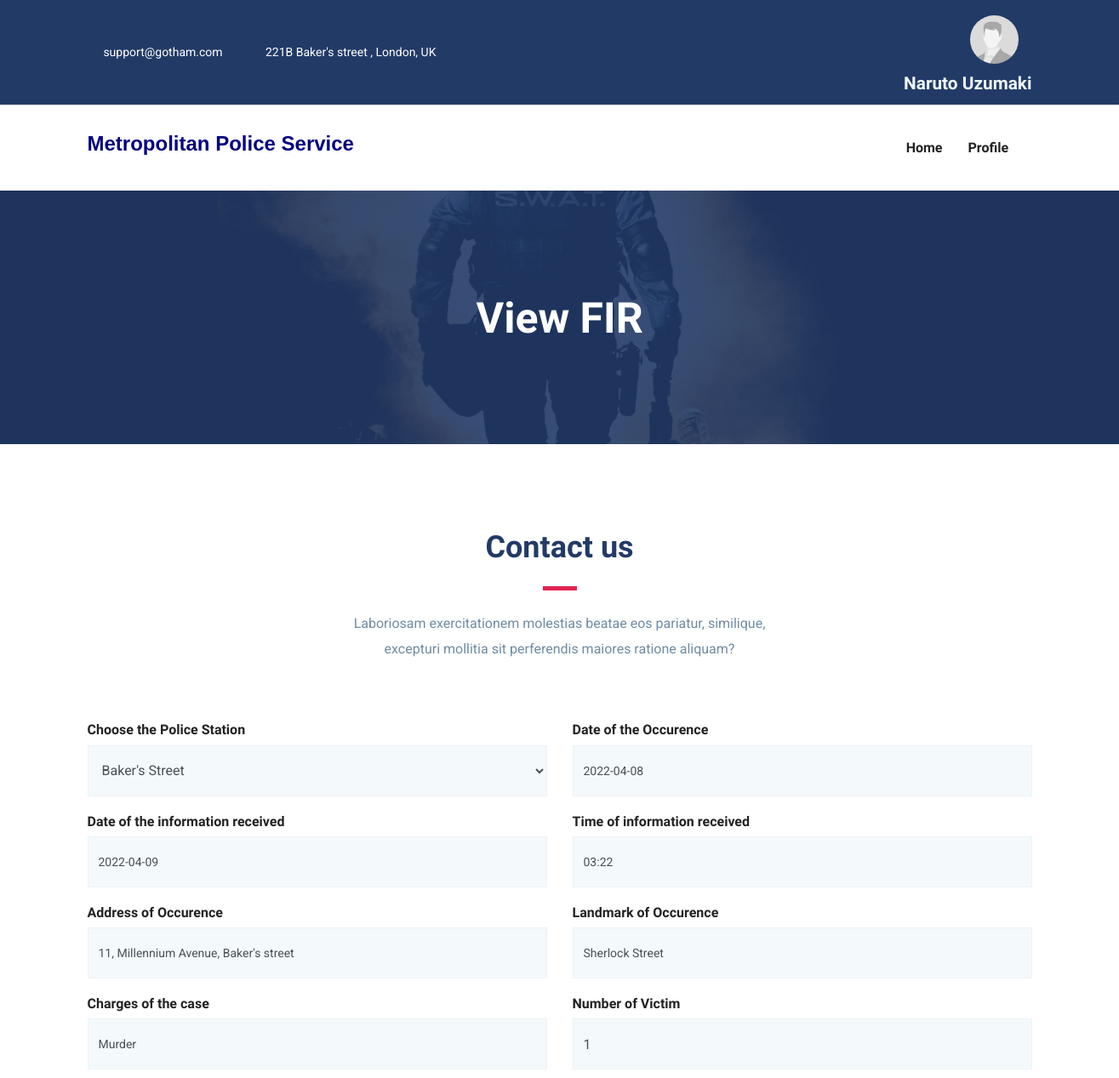
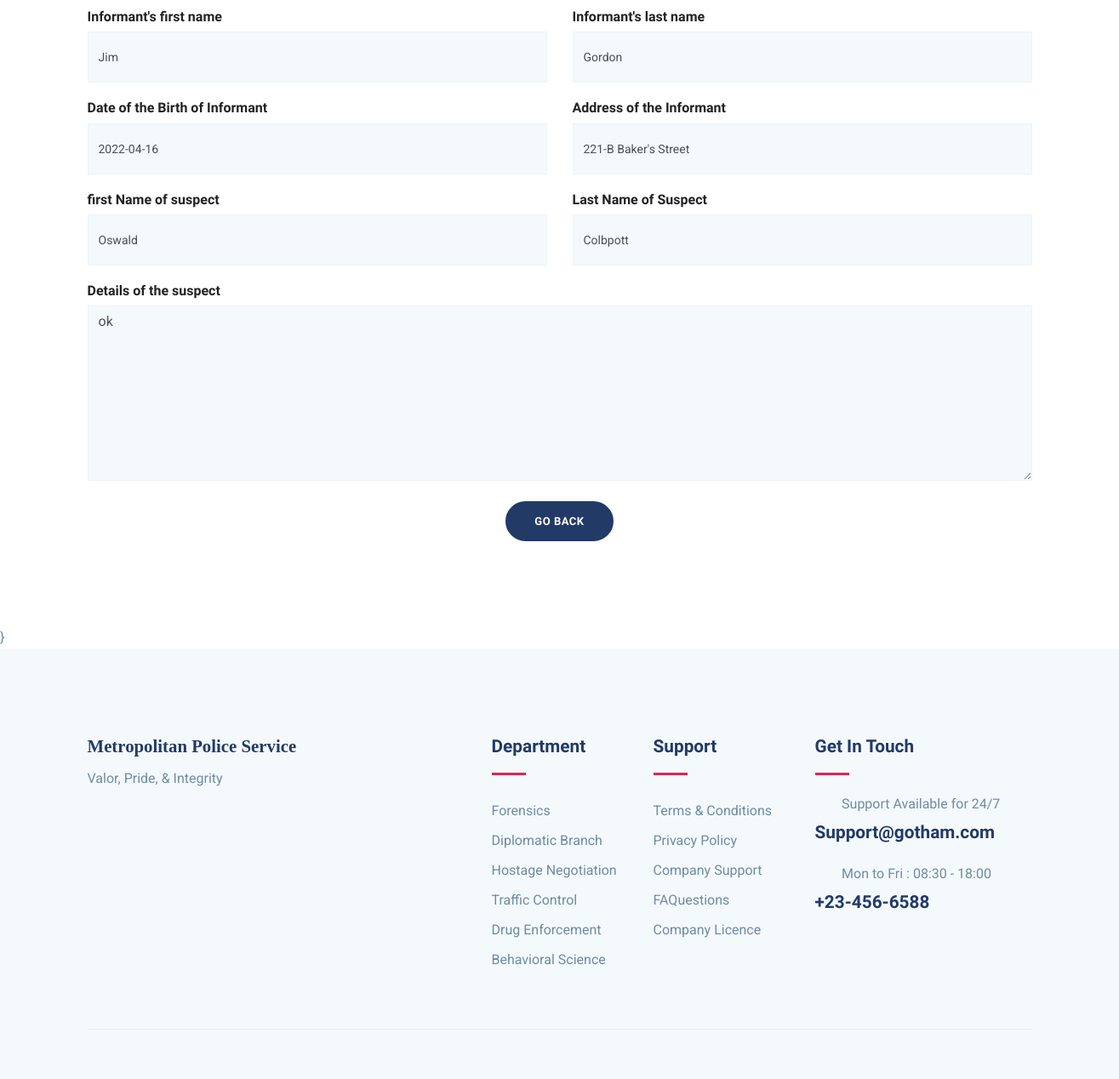
The app's page /Com/com-view-FIR/1 (signed in) with its own data (2 pictures, top to bottom).
### Commissioner/models.py (models this page shows, shortened)
class Com(models.Model):
    fname = models.CharField(max_length=50)
    lname = models.CharField(max_length=50)
    user_id = models.CharField(max_length=20, unique=True)
    password = models.CharField(max_length=10)
    email = models.EmailField(unique=True)
    pic = models.FileField(upload_to = 'Profile', default='default.jpg')

### myapp/models.py (models this page shows, shortened)
class FIR(models.Model):
    applicant= models.ForeignKey(User,on_delete=models.CASCADE)
    police= models.ForeignKey(Station,on_delete=models.CASCADE)
    date= models.CharField(max_length=50,null=True,blank=True)
    idate= models.CharField(max_length=50)
    time= models.CharField(max_length=6)
    address= models.CharField(max_length=100)
    landmark= models.CharField(max_length=50)
    charge = models.CharField(max_length=100)
    victim = models.CharField(max_length=10, null=True,blank=True)
    ifname= models.CharField(max_length=50)
    ilname= models.CharField(max_length=50)
    dob= models.CharField(max_length=50)
    iid= models.FileField(upload_to ='Informant ID', null=True,blank=True)
    iaddress= models.CharField(max_length=100)
    evi=models.FileField(upload_to='Evidence', null = True,blank=True)
    sfname=models.CharField(max_length=50, null=True,blank=True)
    slname=models.CharField(max_length=50, null=True,blank=True)
    sdetail=models.TextField(null=True,blank=True)
    status=models.BooleanField(default=False)

class Station(models.Model):
    station = models.CharField(max_length=50)
    img = models.FileField(upload_to='Station', default='police station.jpg')
    address= models.TextField(null=True, blank=True)

### Commissioner/views.py (the view)
# urls.py: path('com-view-FIR/<int:pk>',views.com_view_FIR,name='com-view-FIR'),
def com_view_FIR(request,pk):
    com = Com.objects.get(email=request.session['email'])
    fir=FIR.objects.get(id=pk)
    return render(request, 'com-view-FIR.html',{'com':com,'fir':fir})

### Commissioner/templates/com-view-FIR.html (shortened to what this page needs)
{% extends 'com-header.html' %}
{% load static %}
{% block content %}
<section class="page-title back-9550">
	<div class="container">
	  <div class="row">
		<div class="col-md-12">
		  <div class="block text-center">
			<h1 class="text-capitalize mb-5 text-lg">View FIR</h1>
		  </div>
		</div>
	  </div>
	</div>
  </section>
<section class="contact-form-wrap section">
    <div class="container">
        <div class="row justify-content-center">
            <div class="col-lg-6">
                <div class="section-title text-center">
                    <h2 class="text-md mb-2">Contact us</h2>
                    <div class="divider mx-auto my-4"></div>
                    <p class="mb-5">Laboriosam exercitationem molestias beatae eos pariatur, similique, excepturi mollitia sit perferendis maiores ratione aliquam?</p>
                </div>
            </div>
        </div>
        <div class="row">
            <div class="col-lg-12 col-md-12 col-sm-12">
                    <div class="row">
                        <div class="col-lg-6">
                            <div class="form-group">
                                <h6>Choose the Police Station</h6>
                                <select name="police" class="form-control" id="exampleFormControlSelect1" disabled>
                                  <option>{{fir.police.station}}</option>
                                </select>
                            </div>
                        </div>
                        <div class="col-lg-6">
                            <div class="form-group">
                                <h6>Date of the Occurence</h6>
                                <input name="date"  type="text" class="form-control" value="{{fir.date}}" disabled>
                            </div>
                        </div>
                         <div class="col-lg-6">
                            <div class="form-group">
                                <h6>Date of the information received</h6>
                                <input name="rdate"  type="text" class="form-control" value="{{fir.idate}}" disabled>
                            </div>
                        </div>
                         <div class="col-lg-6">
                            <div class="form-group">
                                <h6>Time of information received</h6>
                                <input name="time" type="text" class="form-control" value="{{fir.time}}" disabled>
                            </div>
                        </div>
                        <div class="col-lg-6">
                            <div class="form-group">
                                <h6>Address of Occurence</h6>
                                <input name="address" type="text" class="form-control" value="{{fir.address}}" disabled>
                            </div>
                        </div>
                        <div class="col-lg-6">
                            <div class="form-group">
                                <h6>Landmark of Occurence</h6>
                            <input name="landmark" type="text" class="form-control" value="{{fir.landmark}}" disabeld>
                            </div>
                        </div>
                        <div class="col-lg-6">
                            <div class="form-group">
                                <h6>Charges of the case</h6>
                                <input name="charge" type="text" class="form-control" value="{{fir.charge}}" disabled>
                            </div>
                        </div>
                        <div class="col-lg-6">
                            <div class="form-group">
                                <h6>Number of Victim</h6>
                                <input name="victim" type="number" class="form-control" value="{{fir.victim}}" disabled>
                            </div>
                        </div>
                        <div class="col-lg-6">
                            <div class="form-group">
                                <h6>Informant's first name</h6>
                                <input name="fname" type="text" class="form-control" value="{{fir.ifname}}" disabled>
                            </div>
                        </div>
                        <div class="col-lg-6">
                            <div class="form-group">
                                <h6>Informant's last name</h6>
                                <input name="lname" type="text" class="form-control" value="{{fir.ilname}}" disabled>
                            </div>
                        </div>
                        <div class="col-lg-6">
                            <div class="form-group">
                                <h6>Date of the Birth of Informant</h6>
                                <input name="dob"  type="text" class="form-control" value="{{fir.dob}}" disabled>
                            </div>
                        </div>
                        <div class="col-lg-6">
                            <div class="form-group">
                                <h6>Address of the Informant</h6>
                                <input name="info_address" type="text" value="{{fir.iaddress}}" class="form-control" disabled>
                            </div>
                        </div>
                        <div class="col-lg-6">
                            <div class="form-group">
                                <h6>first Name of suspect</h6>
                                <input name="sname" type="text" value="{{fir.sfname}}" class="form-control" disabled>
                            </div>
                        </div>
                        <div class="col-lg-6">
                            <div class="form-group">
                                <h6>Last Name of Suspect</h6>
                                <input name="slname" type="text" value="{{fir.slname}}" class="form-control" disabled >
                            </div>
                        </div>
                    </div>
                    <div>
                        <div class="form-group-2 mb-4">
                            <h6>Details of the suspect</h6>
                            <textarea name="sdetail" class="form-control" rows="8" disabled >{{fir.sdetail}}</textarea>
                        </div>
                    </div>
                    <div class="text-center">
                        <a href="{% url 'com-FIR' %}" class="btn btn-main btn-round-full">GO BACK</a>
                        </div>
                    </div>
            </div>
        </div>
</section>
{% endblock %}

### Commissioner/templates/com-header.html (shortened to what this page needs)
{% load static %}
<!DOCTYPE html>
<html lang="zxx">
<head>
  <link rel="stylesheet" href="{% static 'plugins/bootstrap/css/bootstrap.min.css' %}">
  <link rel="stylesheet" href="{% static 'plugins/icofont/icofont.min.css' %}">
  <link rel="stylesheet" href="{% static 'plugins/slick-carousel/slick/slick.css' %}">
  <link rel="stylesheet" href="{% static 'plugins/slick-carousel/slick/slick-theme.css' %}">
  <link rel="stylesheet" href="{% static 'css/style.css' %}">
</head>
<body id="top">
<header>
	<div class="header-top-bar">
		<div class="container">
			<div class="row align-items-center">
				<div class="col-lg-6">
					<ul class="top-bar-info list-inline-item pl-0 mb-0">
						<li class="list-inline-item"><a href="mailto:support@gmail.com"><i class="icofont-support-faq mr-2"></i>support@gotham.com</a></li>
						<li class="list-inline-item"><i class="icofont-location-pin mr-2"></i>221B Baker's street , London, UK </li>
					</ul>
				</div>
				<div class="col-lg-6">
					<div class="text-lg-right top-right-bar mt-2 mt-lg-0">
						<a class="nav-link active" href="">
							{% if adm.pic.url %}
							<img src="{{com.pic.url}}" alt = "image placeholder" style = "border-radius: 3cm; height : 1.5cm ; width : 1.5cm;">
							{% else %}
							<img src="{% static 'default.jpg' %}" alt = "image placeholder" style = "border-radius: 3cm; height : 1.5cm ; width : 1.5cm;">
							{% endif %}
						</a>
						<span class="h4" style = "color:aliceblue">{{com.fname}} {{com.lname}}</span>
					</div>
				</div>
			</div>
		</div>
	</div>
	<nav class="navbar navbar-expand-lg navigation" id="navbar">
		<div class="container">
				<h3 style = "font-family: sans-serif; color : navy">Metropolitan Police Service</h3>
		  <div class="collapse navbar-collapse" id="navbarmain">
			<ul class="navbar-nav ml-auto">
			  <li class="nav-item active">
				<a class="nav-link active" href="{% url 'com-index' %}">
					<span class="nav-link-text">Home</span>
				  </a>
			  </li>
              <li class="nav-item dropdown">
				<a class="nav-link dropdown-toggle" href="#" id="dropdown03" data-toggle="dropdown" aria-haspopup="true" aria-expanded="false">Profile<i class="icofont-thin-down"></i></a>
			  </li>
			</ul>
		  </div>
		</div>
	</nav>
</header>
{% block content %}
{% endblock %}}
<footer class="footer section gray-bg">
	<div class="container">
		<div class="row">
			<div class="col-lg-4 mr-auto col-sm-6">
				<div class="widget mb-5 mb-lg-0">
					<h4 style = " font-family:fantasy ;">Metropolitan Police Service</h4>
					<p>Valor, Pride, & Integrity</p>
					<ul class="list-inline footer-socials mt-4">
						<li class="list-inline-item"><i class="icofont-facebook"></i></li>
						<li class="list-inline-item"><i class="icofont-twitter"></i></li>
						<li class="list-inline-item"><i class="icofont-linkedin"></i></li>
					</ul>
				</div>
			</div>
			<div class="col-lg-2 col-md-6 col-sm-6">
				<div class="widget mb-5 mb-lg-0">
					<h4 class="text-capitalize mb-3">Department</h4>
					<div class="divider mb-4"></div>
					<ul class="list-unstyled footer-menu lh-35">
						<li>Forensics</li>
						<li>Diplomatic Branch</li>
						<li>Hostage Negotiation</li>
						<li>Traffic Control</li>
						<li>Drug Enforcement</li>
						<li>Behavioral Science</li>
					</ul>
				</div>
			</div>
			<div class="col-lg-2 col-md-6 col-sm-6">
				<div class="widget mb-5 mb-lg-0">
					<h4 class="text-capitalize mb-3">Support</h4>
					<div class="divider mb-4"></div>
					<ul class="list-unstyled footer-menu lh-35">
						<li><a href="#">Terms & Conditions</a></li>
						<li><a href="#">Privacy Policy</a></li>
						<li><a href="#">Company Support </a></li>
						<li><a href="#">FAQuestions</a></li>
						<li><a href="#">Company Licence</a></li>
					</ul>
				</div>
			</div>
			<div class="col-lg-3 col-md-6 col-sm-6">
				<div class="widget widget-contact mb-5 mb-lg-0">
					<h4 class="text-capitalize mb-3">Get in Touch</h4>
					<div class="divider mb-4"></div>
					<div class="footer-contact-block mb-4">
						<div class="icon d-flex align-items-center">
							<i class="icofont-email mr-3"></i>
							<span class="h6 mb-0">Support Available for 24/7</span>
						</div>
						<h4 class="mt-2">Support@gotham.com</a></h4>
					</div>
					<div class="footer-contact-block">
						<div class="icon d-flex align-items-center">
							<i class="icofont-support mr-3"></i>
							<span class="h6 mb-0">Mon to Fri : 08:30 - 18:00</span>
						</div>
						<h4 class="mt-2">+23-456-6588</h4>
					</div>
				</div>
			</div>
		</div>
		<div class="footer-btm py-4 mt-5">
		</div>
	</div>
</footer>
  </html>

### myapp/static/css/style.css (style rules this page uses)
html { overflow-x: hidden; }
body { line-height: 1.6; font-family: "Roboto", sans-serif; -webkit-font-smoothing: antialiased; font-size: 16px; color: #6F8BA4; font-weight: 400; }
h1, .h1, h2, .h2, h3, .h3, h4, .h4, h5, .h5, h6, .h6 { font-family: "Exo", sans-serif; font-weight: 700; color: #222; }
h1, .h1 { font-size: 2.5rem; }
h2, .h2 { font-size: 44px; }
h3, .h3 { font-size: 1.5rem; }
h4, .h4 { font-size: 1.3rem; line-height: 30px; }
h6, .h6 { font-size: 1rem; }
p { line-height: 30px; }
input[type="email"], input[type="password"], input[type="text"], input[type="tel"] { box-shadow: none; height: 45px; outline: none; font-size: 14px; }
.form-control { box-shadow: none; border-radius: 0; }
.btn { display: inline-block; font-size: 14px; font-size: 0.8125rem; font-weight: 700; letter-spacing: .5px; padding: .75rem 2rem; font-family: "Exo", sans-serif; text-transform: uppercase; border-radius: 5px; border: 2px solid transparent; transition: all .35s ease; }
.btn-main { background: #223a66; color: #fff; border-color: #223a66; }
.btn-round-full { border-radius: 50px; }
.section { padding: 100px 0; }
.text-md { font-size: 2.25rem; }
.text-lg { font-size: 3.75rem; }
a { color: #222; text-decoration: none; transition: all .35s ease; }
.page-title { padding: 120px 0px 70px 0px; position: relative; }
.page-title .block h1 { color: #fff; }
.section-title { margin-bottom: 70px; }
.section-title h2 { color: #223a66; }
.text-lg { font-size: 50px; }
.gray-bg { background: #f4f9fc; }
#navbarmain { padding: 20px 0px; }
#navbarmain .nav-link { font-weight: 600; padding: 10px 15px; color: #222; font-family: "Exo", sans-serif; text-transform: capitalize; font-size: 16px; transition: all .25s ease; }
.dropdown-toggle::after { display: none; }
.header-top-bar { background: #223a66; font-size: 14px; padding: 10px 0px; box-shadow: 0 1px 2px rgba(0, 0, 0, 0.05); color: #fff; }
.top-bar-info li a { color: #fff; margin-right: 20px; }
.back-9550 { background: url("../images/bg/swat.jpg") no-repeat 50% 50%; background-size: cover; position: relative; }
.divider { width: 40px; height: 5px; background: #e12454; }
.lh-35 { line-height: 35px; }
.contact-form-wrap .form-group { margin-bottom: 20px; }
.contact-form-wrap .form-group .form-control { height: 60px; border: 1px solid #EEF2F6; box-shadow: none; width: 100%; background: #f4f9fc; }
.contact-form-wrap .form-group-2 { margin-bottom: 13px; }
.contact-form-wrap .form-group-2 textarea { height: auto; border: 1px solid #EEF2F6; box-shadow: none; background: #f4f9fc; width: 100%; }
.footer { padding-bottom: 10px; }
.widget .divider { height: 3px; }
.widget h4 { color: #223a66; }
.widget .footer-menu a { color: #6F8BA4; }
.footer-contact-block span { font-weight: 400; color: #6F8BA4; }
.footer-contact-block i { font-size: 20px; }
.footer-btm { border-top: 1px solid rgba(0, 0, 0, 0.06); }

### records on screen
Com: fname "Naruto", lname "Uzumaki"
FIR: police "Baker's Street", date "2022-04-08", rdate "2022-04-09", time "03:22", address "11, Millennium Avenue, Baker's street", landmark "Sherlock Street", charge "Murder", victim "1", fname "Jim", lname "Gordon", dob "2022-04-16", info_address "221-B Baker's Street", sname "Oswald", slname "Colbpott", sdetail "ok"
